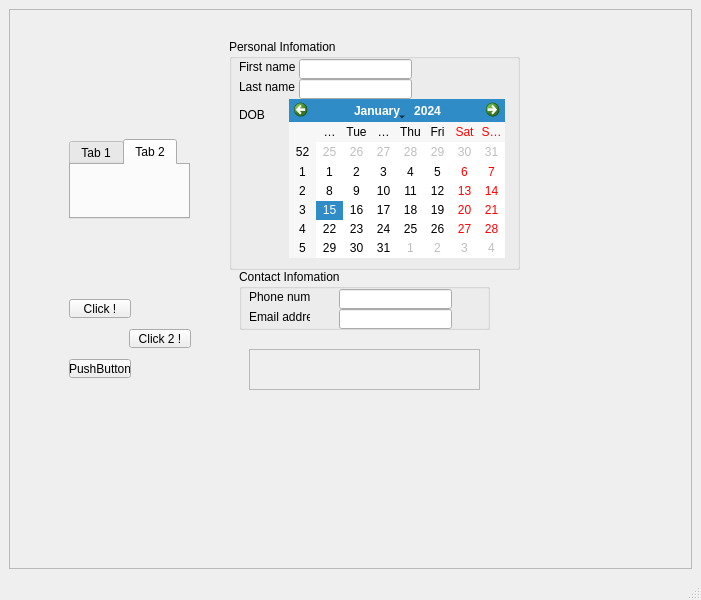
<?xml version="1.0" encoding="UTF-8"?>
<ui version="4.0">
 <class>MainWindow</class>
 <widget class="QMainWindow" name="MainWindow">
  <property name="geometry">
   <rect>
    <x>0</x>
    <y>0</y>
    <width>701</width>
    <height>600</height>
   </rect>
  </property>
  <property name="windowTitle">
   <string>MainWindow</string>
  </property>
  <widget class="QWidget" name="centralwidget">
   <layout class="QVBoxLayout" name="verticalLayout">
    <item>
     <widget class="QFrame" name="frame">
      <property name="frameShape">
       <enum>QFrame::StyledPanel</enum>
      </property>
      <property name="frameShadow">
       <enum>QFrame::Raised</enum>
      </property>
      <widget class="QGroupBox" name="groupBox">
       <property name="geometry">
        <rect>
         <x>220</x>
         <y>30</y>
         <width>291</width>
         <height>231</height>
        </rect>
       </property>
       <property name="title">
        <string>Personal Infomation</string>
       </property>
       <widget class="QLabel" name="label">
        <property name="geometry">
         <rect>
          <x>10</x>
          <y>20</y>
          <width>61</width>
          <height>16</height>
         </rect>
        </property>
        <property name="text">
         <string>First name</string>
        </property>
       </widget>
       <widget class="QLabel" name="label_2">
        <property name="geometry">
         <rect>
          <x>10</x>
          <y>40</y>
          <width>61</width>
          <height>16</height>
         </rect>
        </property>
        <property name="text">
         <string>Last name</string>
        </property>
       </widget>
       <widget class="QLineEdit" name="lineEdit">
        <property name="geometry">
         <rect>
          <x>70</x>
          <y>20</y>
          <width>113</width>
          <height>20</height>
         </rect>
        </property>
       </widget>
       <widget class="QLineEdit" name="lineEdit_2">
        <property name="geometry">
         <rect>
          <x>70</x>
          <y>40</y>
          <width>113</width>
          <height>20</height>
         </rect>
        </property>
       </widget>
       <widget class="QLabel" name="label_3">
        <property name="geometry">
         <rect>
          <x>10</x>
          <y>70</y>
          <width>39</width>
          <height>11</height>
         </rect>
        </property>
        <property name="text">
         <string>DOB</string>
        </property>
       </widget>
       <widget class="QCalendarWidget" name="calendarWidget">
        <property name="geometry">
         <rect>
          <x>60</x>
          <y>60</y>
          <width>216</width>
          <height>159</height>
         </rect>
        </property>
       </widget>
      </widget>
      <widget class="QGroupBox" name="groupBox_2">
       <property name="geometry">
        <rect>
         <x>230</x>
         <y>260</y>
         <width>251</width>
         <height>61</height>
        </rect>
       </property>
       <property name="title">
        <string>Contact Infomation</string>
       </property>
       <widget class="QLabel" name="label_4">
        <property name="geometry">
         <rect>
          <x>10</x>
          <y>20</y>
          <width>61</width>
          <height>16</height>
         </rect>
        </property>
        <property name="text">
         <string>Phone number</string>
        </property>
       </widget>
       <widget class="QLabel" name="label_5">
        <property name="geometry">
         <rect>
          <x>10</x>
          <y>40</y>
          <width>61</width>
          <height>16</height>
         </rect>
        </property>
        <property name="text">
         <string>Email address</string>
        </property>
       </widget>
       <widget class="QLineEdit" name="lineEdit_3">
        <property name="geometry">
         <rect>
          <x>100</x>
          <y>20</y>
          <width>113</width>
          <height>20</height>
         </rect>
        </property>
       </widget>
       <widget class="QLineEdit" name="lineEdit_4">
        <property name="geometry">
         <rect>
          <x>100</x>
          <y>40</y>
          <width>113</width>
          <height>20</height>
         </rect>
        </property>
       </widget>
      </widget>
      <widget class="QScrollArea" name="scrollArea">
       <property name="geometry">
        <rect>
         <x>240</x>
         <y>340</y>
         <width>231</width>
         <height>41</height>
        </rect>
       </property>
       <property name="widgetResizable">
        <bool>true</bool>
       </property>
       <widget class="QWidget" name="scrollAreaWidgetContents">
        <property name="geometry">
         <rect>
          <x>0</x>
          <y>0</y>
          <width>229</width>
          <height>39</height>
         </rect>
        </property>
       </widget>
      </widget>
      <widget class="QStackedWidget" name="stackedWidget">
       <property name="geometry">
        <rect>
         <x>230</x>
         <y>400</y>
         <width>241</width>
         <height>61</height>
        </rect>
       </property>
       <widget class="QWidget" name="page"/>
       <widget class="QWidget" name="page_2"/>
      </widget>
      <widget class="QTabWidget" name="tabWidget">
       <property name="geometry">
        <rect>
         <x>60</x>
         <y>130</y>
         <width>121</width>
         <height>80</height>
        </rect>
       </property>
       <property name="currentIndex">
        <number>1</number>
       </property>
       <widget class="QWidget" name="File">
        <attribute name="title">
         <string>Tab 1</string>
        </attribute>
       </widget>
       <widget class="QWidget" name="tab_2">
        <attribute name="title">
         <string>Tab 2</string>
        </attribute>
       </widget>
      </widget>
      <widget class="QWidget" name="widget" native="true">
       <property name="geometry">
        <rect>
         <x>40</x>
         <y>270</y>
         <width>171</width>
         <height>141</height>
        </rect>
       </property>
       <widget class="QPushButton" name="pushButton">
        <property name="geometry">
         <rect>
          <x>20</x>
          <y>20</y>
          <width>62</width>
          <height>19</height>
         </rect>
        </property>
        <property name="text">
         <string>Click !</string>
        </property>
       </widget>
       <widget class="QPushButton" name="pushButton_2">
        <property name="geometry">
         <rect>
          <x>80</x>
          <y>50</y>
          <width>62</width>
          <height>19</height>
         </rect>
        </property>
        <property name="text">
         <string>Click 2 !</string>
        </property>
       </widget>
       <widget class="QPushButton" name="pushButton_3">
        <property name="geometry">
         <rect>
          <x>20</x>
          <y>80</y>
          <width>62</width>
          <height>19</height>
         </rect>
        </property>
        <property name="text">
         <string>PushButton</string>
        </property>
       </widget>
      </widget>
      <widget class="QWidget" name="widget_2" native="true">
       <property name="geometry">
        <rect>
         <x>480</x>
         <y>350</y>
         <width>191</width>
         <height>151</height>
        </rect>
       </property>
       <widget class="QWidget" name="verticalLayoutWidget">
        <property name="geometry">
         <rect>
          <x>10</x>
          <y>10</y>
          <width>160</width>
          <height>111</height>
         </rect>
        </property>
        <layout class="QVBoxLayout" name="verticalLayout_2"/>
       </widget>
      </widget>
     </widget>
    </item>
   </layout>
  </widget>
  <widget class="QMenuBar" name="menubar">
   <property name="geometry">
    <rect>
     <x>0</x>
     <y>0</y>
     <width>701</width>
     <height>20</height>
    </rect>
   </property>
  </widget>
  <widget class="QStatusBar" name="statusbar"/>
 </widget>
 <resources/>
 <connections/>
</ui>
